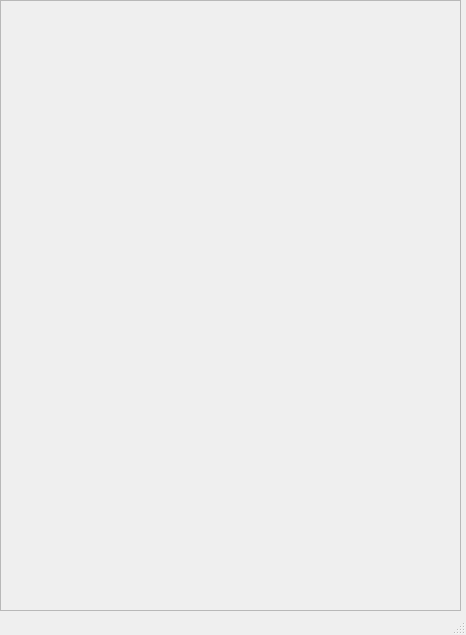
<?xml version="1.0" encoding="UTF-8"?>
<ui version="4.0">
 <class>delivery_main</class>
 <widget class="QMainWindow" name="delivery_main">
  <property name="geometry">
   <rect>
    <x>0</x>
    <y>0</y>
    <width>466</width>
    <height>635</height>
   </rect>
  </property>
  <property name="windowTitle">
   <string>MainWindow</string>
  </property>
  <widget class="QWidget" name="centralwidget">
   <widget class="QScrollArea" name="scrollArea">
    <property name="geometry">
     <rect>
      <x>0</x>
      <y>0</y>
      <width>461</width>
      <height>611</height>
     </rect>
    </property>
    <property name="widgetResizable">
     <bool>true</bool>
    </property>
    <widget class="QWidget" name="scrollAreaWidgetContents">
     <property name="geometry">
      <rect>
       <x>0</x>
       <y>0</y>
       <width>459</width>
       <height>609</height>
      </rect>
     </property>
    </widget>
   </widget>
  </widget>
  <widget class="QMenuBar" name="menubar">
   <property name="geometry">
    <rect>
     <x>0</x>
     <y>0</y>
     <width>466</width>
     <height>17</height>
    </rect>
   </property>
  </widget>
  <widget class="QStatusBar" name="statusbar"/>
 </widget>
 <resources/>
 <connections/>
</ui>
